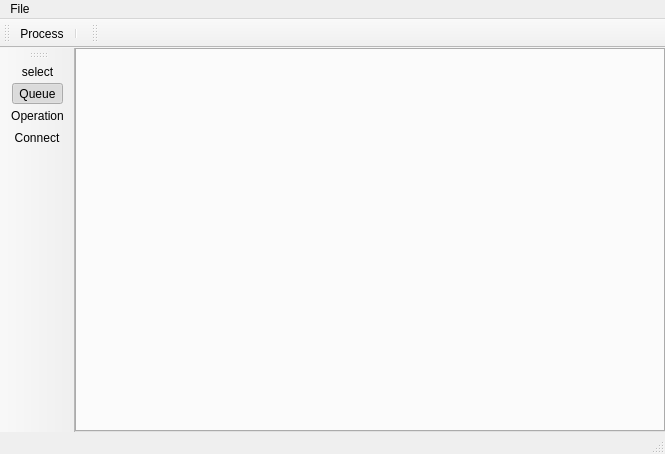
<?xml version="1.0" encoding="UTF-8"?>
<ui version="4.0">
 <class>MainWindowClass</class>
 <widget class="QMainWindow" name="MainWindowClass">
  <property name="geometry">
   <rect>
    <x>0</x>
    <y>0</y>
    <width>665</width>
    <height>454</height>
   </rect>
  </property>
  <property name="windowTitle">
   <string notr="true">Delilah</string>
  </property>
  <widget class="QWidget" name="centralwidget">
   <layout class="QGridLayout" name="gridLayout">
    <property name="margin">
     <number>0</number>
    </property>
    <item row="0" column="0">
     <widget class="QTabWidget" name="tabWidget">
      <property name="autoFillBackground">
       <bool>true</bool>
      </property>
      <property name="tabShape">
       <enum>QTabWidget::Rounded</enum>
      </property>
      <property name="currentIndex">
       <number>-1</number>
      </property>
      <property name="tabsClosable">
       <bool>true</bool>
      </property>
     </widget>
    </item>
   </layout>
  </widget>
  <widget class="QMenuBar" name="menubar">
   <property name="geometry">
    <rect>
     <x>0</x>
     <y>0</y>
     <width>665</width>
     <height>23</height>
    </rect>
   </property>
   <widget class="QMenu" name="menuFile">
    <property name="title">
     <string>File</string>
    </property>
    <widget class="QMenu" name="menuNew">
     <property name="title">
      <string>New</string>
     </property>
     <addaction name="actionNewProcess"/>
     <addaction name="actionNewQueue"/>
     <addaction name="actionNewOperation"/>
    </widget>
    <addaction name="menuNew"/>
    <addaction name="separator"/>
    <addaction name="separator"/>
    <addaction name="actionQuitApplication"/>
   </widget>
   <addaction name="menuFile"/>
  </widget>
  <widget class="QStatusBar" name="statusbar"/>
  <widget class="QToolBar" name="toolBar">
   <property name="sizePolicy">
    <sizepolicy hsizetype="Fixed" vsizetype="Fixed">
     <horstretch>0</horstretch>
     <verstretch>0</verstretch>
    </sizepolicy>
   </property>
   <property name="cursor">
    <cursorShape>PointingHandCursor</cursorShape>
   </property>
   <property name="windowTitle">
    <string>toolBar</string>
   </property>
   <property name="iconSize">
    <size>
     <width>24</width>
     <height>24</height>
    </size>
   </property>
   <property name="floatable">
    <bool>false</bool>
   </property>
   <attribute name="toolBarArea">
    <enum>TopToolBarArea</enum>
   </attribute>
   <attribute name="toolBarBreak">
    <bool>false</bool>
   </attribute>
   <addaction name="actionNewProcess"/>
   <addaction name="separator"/>
  </widget>
  <widget class="QToolBar" name="sceneToolBar">
   <property name="sizePolicy">
    <sizepolicy hsizetype="Fixed" vsizetype="Preferred">
     <horstretch>0</horstretch>
     <verstretch>0</verstretch>
    </sizepolicy>
   </property>
   <property name="minimumSize">
    <size>
     <width>0</width>
     <height>0</height>
    </size>
   </property>
   <property name="windowTitle">
    <string>toolBar_2</string>
   </property>
   <attribute name="toolBarArea">
    <enum>LeftToolBarArea</enum>
   </attribute>
   <attribute name="toolBarBreak">
    <bool>false</bool>
   </attribute>
   <addaction name="actionSelect"/>
   <addaction name="actionNewQueue"/>
   <addaction name="actionNewOperation"/>
   <addaction name="actionConnect"/>
  </widget>
  <widget class="QToolBar" name="toolBar_2">
   <property name="windowTitle">
    <string>toolBar_2</string>
   </property>
   <attribute name="toolBarArea">
    <enum>TopToolBarArea</enum>
   </attribute>
   <attribute name="toolBarBreak">
    <bool>false</bool>
   </attribute>
  </widget>
  <action name="actionNewProcess">
   <property name="checkable">
    <bool>false</bool>
   </property>
   <property name="checked">
    <bool>false</bool>
   </property>
   <property name="icon">
    <iconset resource="resources/icons.qrc">
     <normaloff>:/icons/new_workspace.png</normaloff>:/icons/new_workspace.png</iconset>
   </property>
   <property name="text">
    <string>Process</string>
   </property>
   <property name="toolTip">
    <string>Create New Process</string>
   </property>
   <property name="priority">
    <enum>QAction::NormalPriority</enum>
   </property>
  </action>
  <action name="actionNewQueue">
   <property name="checkable">
    <bool>true</bool>
   </property>
   <property name="checked">
    <bool>true</bool>
   </property>
   <property name="icon">
    <iconset resource="resources/icons.qrc">
     <normaloff>:/icons/add_queue_tool.png</normaloff>:/icons/add_queue_tool.png</iconset>
   </property>
   <property name="text">
    <string>Queue</string>
   </property>
   <property name="toolTip">
    <string>Insert New Queue</string>
   </property>
  </action>
  <action name="actionQuitApplication">
   <property name="text">
    <string>Quit</string>
   </property>
  </action>
  <action name="actionNewOperation">
   <property name="checkable">
    <bool>true</bool>
   </property>
   <property name="icon">
    <iconset resource="resources/icons.qrc">
     <normaloff>:/icons/add_operation_tool.png</normaloff>:/icons/add_operation_tool.png</iconset>
   </property>
   <property name="text">
    <string>Operation</string>
   </property>
   <property name="toolTip">
    <string>Add Operation</string>
   </property>
  </action>
  <action name="actionSelect">
   <property name="checkable">
    <bool>true</bool>
   </property>
   <property name="icon">
    <iconset resource="resources/icons.qrc">
     <normaloff>:/icons/selection_tool.png</normaloff>:/icons/selection_tool.png</iconset>
   </property>
   <property name="text">
    <string>select</string>
   </property>
  </action>
  <action name="actionConnect">
   <property name="checkable">
    <bool>true</bool>
   </property>
   <property name="icon">
    <iconset resource="resources/icons.qrc">
     <normaloff>:/icons/connect_tool.png</normaloff>:/icons/connect_tool.png</iconset>
   </property>
   <property name="text">
    <string>Connect</string>
   </property>
   <property name="toolTip">
    <string>Connect Queue with Operation</string>
   </property>
  </action>
 </widget>
 <resources>
  <include location="resources/icons.qrc"/>
 </resources>
 <connections>
  <connection>
   <sender>actionNewProcess</sender>
   <signal>activated()</signal>
   <receiver>MainWindowClass</receiver>
   <slot>createNewWorkspace()</slot>
   <hints>
    <hint type="sourcelabel">
     <x>-1</x>
     <y>-1</y>
    </hint>
    <hint type="destinationlabel">
     <x>276</x>
     <y>216</y>
    </hint>
   </hints>
  </connection>
  <connection>
   <sender>tabWidget</sender>
   <signal>tabCloseRequested(int)</signal>
   <receiver>MainWindowClass</receiver>
   <slot>removeTab(int)</slot>
   <hints>
    <hint type="sourcelabel">
     <x>276</x>
     <y>237</y>
    </hint>
    <hint type="destinationlabel">
     <x>276</x>
     <y>216</y>
    </hint>
   </hints>
  </connection>
 </connections>
 <slots>
  <slot>createTab()</slot>
  <slot>removeTab(int)</slot>
  <slot>addQueue()</slot>
  <slot>createNewWorkspace()</slot>
 </slots>
</ui>
